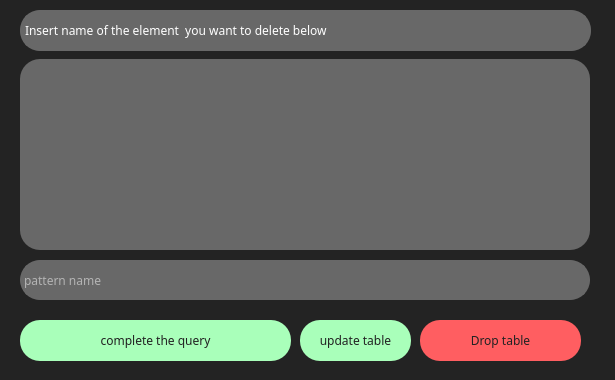
<?xml version="1.0" encoding="UTF-8"?>
<ui version="4.0">
 <class>TableEdit</class>
 <widget class="QWidget" name="TableEdit">
  <property name="geometry">
   <rect>
    <x>0</x>
    <y>0</y>
    <width>615</width>
    <height>380</height>
   </rect>
  </property>
  <property name="minimumSize">
   <size>
    <width>615</width>
    <height>380</height>
   </size>
  </property>
  <property name="maximumSize">
   <size>
    <width>615</width>
    <height>380</height>
   </size>
  </property>
  <property name="windowTitle">
   <string>table edit</string>
  </property>
  <property name="styleSheet">
   <string notr="true">QWidget {
	background-color: rgb(35, 35, 35);
}</string>
  </property>
  <widget class="QPushButton" name="delete_button">
   <property name="geometry">
    <rect>
     <x>20</x>
     <y>320</y>
     <width>271</width>
     <height>41</height>
    </rect>
   </property>
   <property name="styleSheet">
    <string notr="true">QPushButton {
    color: rgb(34, 34, 34);
    text-decoration: none;
    /* margin-top: 10px; */
    padding: 1px;
    text-transform: uppercase;
    transition: 0.5s;
    display: inline-block;
    position: relative;
	background-color:rgb(169, 255, 186);
	font-family: Plain,Helvetica Neue,Arial,Noto Sans,sans-serif;
	border-radius: 20px;
}

QPushButton:hover {
	border: rgb(255, 170, 0);
    /* transform: translateY(3px);*/
    /*transform: skewY(-1deg); */
    cursor: pointer;
    background-color: rgb(115, 255, 148);
}</string>
   </property>
   <property name="text">
    <string>complete the query</string>
   </property>
  </widget>
  <widget class="QPushButton" name="drop_button">
   <property name="geometry">
    <rect>
     <x>420</x>
     <y>320</y>
     <width>161</width>
     <height>41</height>
    </rect>
   </property>
   <property name="styleSheet">
    <string notr="true">QPushButton {
    color: rgb(34, 34, 34);
    text-decoration: none;
    /* margin-top: 10px; */
    padding: 1px;
    text-transform: uppercase;
    transition: 0.5s;
    display: inline-block;
    position: relative;
	background-color: rgb(255, 94, 97);
	font-family: Plain,Helvetica Neue,Arial,Noto Sans,sans-serif;
	border-radius: 20px;
}

QPushButton:hover {
	border: rgb(255, 170, 0);
    /* transform: translateY(3px);*/
    /*transform: skewY(-1deg); */
    cursor: pointer;
    background-color: rgb(255, 53, 56);
}</string>
   </property>
   <property name="text">
    <string>Drop table</string>
   </property>
  </widget>
  <widget class="QLineEdit" name="query_lineedit">
   <property name="geometry">
    <rect>
     <x>20</x>
     <y>260</y>
     <width>570</width>
     <height>40</height>
    </rect>
   </property>
   <property name="styleSheet">
    <string notr="true">QLineEdit {
	font-family: Plain,Helvetica Neue,Arial,Noto Sans,sans-serif;
	padding-left: 1em;
	color: white;
	background-color: rgb(104, 104, 104);
	border-radius: 20px;
	border:2px solid  rgb(104, 104, 104) ;
}

QLineEdit:hover {
	color: rgb(178, 246, 159);
    cursor: pointer;
    background-color: rgba(104, 104, 104, 0.911);
}

QLineEdit:focus {
	border-color:rgb(169, 255, 186);
}</string>
   </property>
   <property name="text">
    <string/>
   </property>
   <property name="placeholderText">
    <string>pattern name</string>
   </property>
  </widget>
  <widget class="QTableView" name="pattern_table">
   <property name="geometry">
    <rect>
     <x>20</x>
     <y>59</y>
     <width>570</width>
     <height>191</height>
    </rect>
   </property>
   <property name="styleSheet">
    <string notr="true">QTableView {
	background-color: rgb(104, 104, 104);
	color: white;
	border-radius: 20px;
}



QHeaderView::section {
	background-color: rgb(104, 104, 104);
	color: white;
}
QHeaderView {
	background-color: rgb(104, 104, 104);
	color: white;
}
QTableCornerButton::section {
	background-color: rgb(104, 104, 104);
	color: white;
}</string>
   </property>
  </widget>
  <widget class="QLabel" name="table_edit_lable">
   <property name="geometry">
    <rect>
     <x>20</x>
     <y>10</y>
     <width>571</width>
     <height>41</height>
    </rect>
   </property>
   <property name="styleSheet">
    <string notr="true">QLabel {
	font-family: Plain,Helvetica Neue,Arial,Noto Sans,sans-serif;
	padding-left: 1em;
	color: white;
	background-color: rgb(104, 104, 104);
	border-radius: 20px;
	border:2px solid  rgb(104, 104, 104) ;
	text-transform: none;
}

QLabel:hover {
	color: rgb(178, 246, 159);
    cursor: pointer;
    background-color: rgba(104, 104, 104, 0.911);
}
</string>
   </property>
   <property name="text">
    <string>Insert name of the element  you want to delete below</string>
   </property>
  </widget>
  <widget class="QPushButton" name="update_button">
   <property name="geometry">
    <rect>
     <x>300</x>
     <y>320</y>
     <width>111</width>
     <height>41</height>
    </rect>
   </property>
   <property name="styleSheet">
    <string notr="true">QPushButton {
    color: rgb(34, 34, 34);
    text-decoration: none;
    /* margin-top: 10px; */
    padding: 1px;
    text-transform: uppercase;
    transition: 0.5s;
    display: inline-block;
    position: relative;
	background-color:rgb(169, 255, 186);
	font-family: Plain,Helvetica Neue,Arial,Noto Sans,sans-serif;
	border-radius: 20px;
}

QPushButton:hover {
	border: rgb(255, 170, 0);
    /* transform: translateY(3px);*/
    /*transform: skewY(-1deg); */
    cursor: pointer;
    background-color: rgb(115, 255, 148);
}</string>
   </property>
   <property name="text">
    <string>update table</string>
   </property>
  </widget>
 </widget>
 <resources/>
 <connections/>
</ui>
